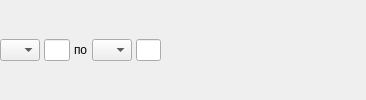
            <widget class="QFrame" name="frameAge">
             <property name="sizePolicy">
              <sizepolicy hsizetype="Ignored" vsizetype="Preferred">
               <horstretch>0</horstretch>
               <verstretch>0</verstretch>
              </sizepolicy>
             </property>
             <property name="frameShape">
              <enum>QFrame::NoFrame</enum>
             </property>
             <property name="frameShadow">
              <enum>QFrame::Raised</enum>
             </property>
             <layout class="QHBoxLayout" name="horizontalLayout_3" stretch="0,1,0,0,1,8">
              <property name="spacing">
               <number>4</number>
              </property>
              <property name="margin">
               <number>0</number>
              </property>
              <item>
               <widget class="QComboBox" name="cmbBegAgeUnit">
                <property name="sizePolicy">
                 <sizepolicy hsizetype="Maximum" vsizetype="Fixed">
                  <horstretch>0</horstretch>
                  <verstretch>0</verstretch>
                 </sizepolicy>
                </property>
                <item>
                 <property name="text">
                  <string/>
                 </property>
                </item>
                <item>
                 <property name="text">
                  <string>Д</string>
                 </property>
                </item>
                <item>
                 <property name="text">
                  <string>Н</string>
                 </property>
                </item>
                <item>
                 <property name="text">
                  <string>М</string>
                 </property>
                </item>
                <item>
                 <property name="text">
                  <string>Г</string>
                 </property>
                </item>
               </widget>
              </item>
              <item>
               <widget class="QLineEdit" name="edtBegAgeCount">
                <property name="sizePolicy">
                 <sizepolicy hsizetype="Maximum" vsizetype="Fixed">
                  <horstretch>0</horstretch>
                  <verstretch>0</verstretch>
                 </sizepolicy>
                </property>
                <property name="inputMask">
                 <string>000; </string>
                </property>
                <property name="maxLength">
                 <number>3</number>
                </property>
               </widget>
              </item>
              <item>
               <widget class="QLabel" name="lblAgeSep">
                <property name="text">
                 <string>по</string>
                </property>
                <property name="buddy">
                 <cstring>cmbEndAgeUnit</cstring>
                </property>
               </widget>
              </item>
              <item>
               <widget class="QComboBox" name="cmbEndAgeUnit">
                <property name="sizePolicy">
                 <sizepolicy hsizetype="Maximum" vsizetype="Fixed">
                  <horstretch>0</horstretch>
                  <verstretch>0</verstretch>
                 </sizepolicy>
                </property>
                <item>
                 <property name="text">
                  <string/>
                 </property>
                </item>
                <item>
                 <property name="text">
                  <string>Д</string>
                 </property>
                </item>
                <item>
                 <property name="text">
                  <string>Н</string>
                 </property>
                </item>
                <item>
                 <property name="text">
                  <string>М</string>
                 </property>
                </item>
                <item>
                 <property name="text">
                  <string>Г</string>
                 </property>
                </item>
               </widget>
              </item>
              <item>
               <widget class="QLineEdit" name="edtEndAgeCount">
                <property name="sizePolicy">
                 <sizepolicy hsizetype="Maximum" vsizetype="Fixed">
                  <horstretch>0</horstretch>
                  <verstretch>0</verstretch>
                 </sizepolicy>
                </property>
                <property name="inputMask">
                 <string>000; </string>
                </property>
                <property name="maxLength">
                 <number>3</number>
                </property>
               </widget>
              </item>
              <item>
               <spacer name="horizontalSpacer_9">
                <property name="orientation">
                 <enum>Qt::Horizontal</enum>
                </property>
                <property name="sizeHint" stdset="0">
                 <size>
                  <width>40</width>
                  <height>20</height>
                 </size>
                </property>
               </spacer>
              </item>
             </layout>
            </widget>
